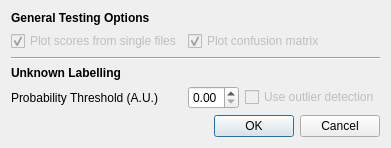
<?xml version="1.0" encoding="UTF-8"?>
<ui version="4.0">
 <class>Dialog</class>
 <widget class="QDialog" name="Dialog">
  <property name="geometry">
   <rect>
    <x>0</x>
    <y>0</y>
    <width>359</width>
    <height>139</height>
   </rect>
  </property>
  <property name="windowTitle">
   <string>Test Performance Options</string>
  </property>
  <layout class="QVBoxLayout" name="verticalLayout">
   <item>
    <layout class="QGridLayout" name="gridLayout" columnstretch="1,0,1,0">
     <item row="4" column="3" rowspan="2">
      <widget class="QCheckBox" name="outlierdetect_check">
       <property name="enabled">
        <bool>false</bool>
       </property>
       <property name="text">
        <string>Use outlier detection</string>
       </property>
      </widget>
     </item>
     <item row="4" column="0" rowspan="2" colspan="2">
      <widget class="QLabel" name="label_6">
       <property name="text">
        <string>Probability Threshold (A.U.)</string>
       </property>
      </widget>
     </item>
     <item row="4" column="2" rowspan="2">
      <widget class="QDoubleSpinBox" name="alphathres_spin">
       <property name="enabled">
        <bool>true</bool>
       </property>
       <property name="maximum">
        <double>1.000000000000000</double>
       </property>
       <property name="singleStep">
        <double>0.100000000000000</double>
       </property>
      </widget>
     </item>
     <item row="2" column="0" colspan="4">
      <widget class="Line" name="line">
       <property name="orientation">
        <enum>Qt::Horizontal</enum>
       </property>
      </widget>
     </item>
     <item row="3" column="0" colspan="4">
      <widget class="QLabel" name="label">
       <property name="font">
        <font>
         <weight>75</weight>
         <bold>true</bold>
        </font>
       </property>
       <property name="text">
        <string>Unknown Labelling</string>
       </property>
      </widget>
     </item>
     <item row="0" column="0" colspan="4">
      <widget class="QLabel" name="label_2">
       <property name="font">
        <font>
         <weight>75</weight>
         <bold>true</bold>
        </font>
       </property>
       <property name="text">
        <string>General Testing Options</string>
       </property>
      </widget>
     </item>
     <item row="1" column="2" colspan="2">
      <widget class="QCheckBox" name="confusion_check">
       <property name="enabled">
        <bool>false</bool>
       </property>
       <property name="text">
        <string>Plot confusion matrix</string>
       </property>
       <property name="checked">
        <bool>true</bool>
       </property>
      </widget>
     </item>
     <item row="1" column="0" colspan="2">
      <widget class="QCheckBox" name="plotsingle_check">
       <property name="enabled">
        <bool>false</bool>
       </property>
       <property name="text">
        <string>Plot scores from single files</string>
       </property>
       <property name="checked">
        <bool>true</bool>
       </property>
       <property name="tristate">
        <bool>false</bool>
       </property>
      </widget>
     </item>
    </layout>
   </item>
   <item>
    <widget class="QDialogButtonBox" name="buttonBox">
     <property name="orientation">
      <enum>Qt::Horizontal</enum>
     </property>
     <property name="standardButtons">
      <set>QDialogButtonBox::Cancel|QDialogButtonBox::Ok</set>
     </property>
    </widget>
   </item>
  </layout>
 </widget>
 <resources/>
 <connections>
  <connection>
   <sender>buttonBox</sender>
   <signal>accepted()</signal>
   <receiver>Dialog</receiver>
   <slot>accept()</slot>
   <hints>
    <hint type="sourcelabel">
     <x>248</x>
     <y>254</y>
    </hint>
    <hint type="destinationlabel">
     <x>157</x>
     <y>274</y>
    </hint>
   </hints>
  </connection>
  <connection>
   <sender>buttonBox</sender>
   <signal>rejected()</signal>
   <receiver>Dialog</receiver>
   <slot>reject()</slot>
   <hints>
    <hint type="sourcelabel">
     <x>316</x>
     <y>260</y>
    </hint>
    <hint type="destinationlabel">
     <x>286</x>
     <y>274</y>
    </hint>
   </hints>
  </connection>
 </connections>
</ui>
